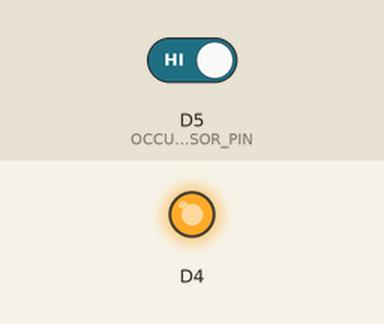
This sketch was run on a simulated ESP8266 (NodeMCU). Parts: output pins drawn as LEDs (lit = HIGH, except the on-board LED, lit = LOW). The inputs (shaded band) are chosen by the test bench; at power-on: D5 (OCCUPANCY_SENSOR_PIN) HIGH. WiFi joins after 1.5 s; servers stay silent unless stated; EEPROM starts erased; no MQTT or app messages arrive unless stated; what the sketch prints to the serial monitor is not drawn.

Above: at 0.1 s.
At 2.7 s:
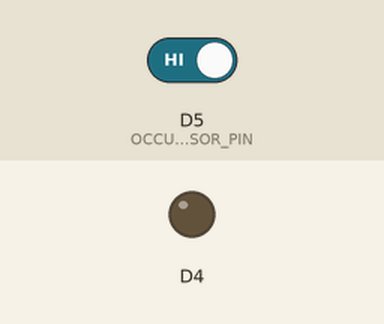
2.8 s: D5 (OCCUPANCY_SENSOR_PIN) driven LOW
4.3 s: D5 (OCCUPANCY_SENSOR_PIN) driven HIGH
Timing chart, 0 to 7.3 s (numbered marks = the images above; inputs shaded):
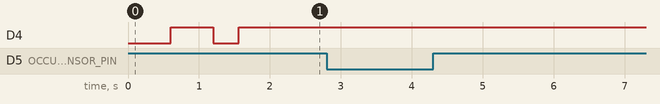

Measured:
- after the input at 2.8 s, every drawn part: stays the same
- after the input at 4.3 s, every drawn part: stays the same

The sketch:

ChairSensor.ino
```cpp
/*
  MQTT Binary Sensor - Occupancy sensor for Home-Assistant - NodeMCU (ESP8266)

  Libraries :
    - ESP8266 core for Arduino :  https://github.com/esp8266/Arduino
    - PubSubClient:               https://github.com/knolleary/pubsubclient
    - WiFiManager:                https://github.com/tzapu/WiFiManager
*/

#include <ESP8266WiFi.h>    // https://github.com/esp8266/Arduino
#include <WiFiManager.h>    // https://github.com/tzapu/WiFiManager
#include <PubSubClient.h>   // https://github.com/knolleary/pubsubclient/releases/tag/v2.6
#include <Ticker.h>
#include <EEPROM.h>
#include <ArduinoOTA.h>

#define               DEBUG                       // enable debugging
#define               STRUCT_CHAR_ARRAY_SIZE 24   // size of the arrays for MQTT username, password, etc.

// macros for debugging
#ifdef DEBUG
  #define             DEBUG_PRINT(x)    Serial.print(x)
  #define             DEBUG_PRINTLN(x)  Serial.println(x)
#else
  #define             DEBUG_PRINT(x)
  #define             DEBUG_PRINTLN(x)
#endif

// Pins used by the occupancy sensor and the push button
const PROGMEM uint8_t OCCUPANCY_SENSOR_PIN = D5;
const PROGMEM uint8_t BUILTINLED_PIN  = BUILTIN_LED;

// MQTT ID and topics
char                  MQTT_CLIENT_ID[7]                                           = {0};
char                  MQTT_BINARY_SENSOR_OCCUPANCY_STATE_TOPIC[STRUCT_CHAR_ARRAY_SIZE] = {0};
const char*           MQTT_ON_PAYLOAD                                             = "OFF";
const char*           MQTT_OFF_PAYLOAD                                            = "ON";

// MQTT settings
typedef struct {
  char                mqttUser[STRUCT_CHAR_ARRAY_SIZE]      = {0};
  char                mqttPassword[STRUCT_CHAR_ARRAY_SIZE]  = {0};
  char                mqttServer[STRUCT_CHAR_ARRAY_SIZE]    = {0};
  char                mqttPort[5]                           = {0};
} Settings;

uint8_t               occupancyState             = LOW;
uint8_t               currentOccupancyState      = occupancyState;

enum CMD {
  CMD_NOT_DEFINED,
  CMD_OCCUPANCY_STATE_CHANGED
};
volatile uint8_t cmd = CMD_NOT_DEFINED;

Settings      settings;
Ticker        ticker;
WiFiClient    wifiClient;
PubSubClient  mqttClient(wifiClient);


///////////////////////////////////////////////////////////////////////////
//   MQTT
///////////////////////////////////////////////////////////////////////////

/*
  Function called to publish the state of the occupancy sensor
*/
void publishOccupancyState() {
  if (occupancyState == HIGH) {
    if (mqttClient.publish(MQTT_BINARY_SENSOR_OCCUPANCY_STATE_TOPIC, MQTT_ON_PAYLOAD, true)) {
      DEBUG_PRINT(F("INFO: MQTT message publish succeeded. Topic: "));
      DEBUG_PRINT(MQTT_BINARY_SENSOR_OCCUPANCY_STATE_TOPIC);
      DEBUG_PRINT(F(". Payload: "));
      DEBUG_PRINTLN(MQTT_ON_PAYLOAD);
    } else {
      DEBUG_PRINTLN(F("ERROR: MQTT message publish failed, either connection lost, or message too large"));
    }
  } else {
    if (mqttClient.publish(MQTT_BINARY_SENSOR_OCCUPANCY_STATE_TOPIC, MQTT_OFF_PAYLOAD, true)) {
      DEBUG_PRINT(F("INFO: MQTT message publish succeeded. Topic: "));
      DEBUG_PRINT(MQTT_BINARY_SENSOR_OCCUPANCY_STATE_TOPIC);
      DEBUG_PRINT(F(". Payload: "));
      DEBUG_PRINTLN(MQTT_OFF_PAYLOAD);
    } else {
      DEBUG_PRINTLN(F("ERROR: MQTT message publish failed, either connection lost, or message too large"));
    }
  }
}

/*
  Function called to connect/reconnect to the MQTT broker
*/
void reconnect() {
  uint8_t i = 0;
  while (!mqttClient.connected()) {
    if (mqttClient.connect(MQTT_CLIENT_ID, settings.mqttUser, settings.mqttPassword)) {
      DEBUG_PRINTLN(F("INFO: The client is successfully connected to the MQTT broker"));
    } else {
      DEBUG_PRINTLN(F("ERROR: The connection to the MQTT broker failed"));
      DEBUG_PRINT(F("Username: "));
      DEBUG_PRINTLN(settings.mqttUser);
      DEBUG_PRINT(F("Password: "));
      DEBUG_PRINTLN(settings.mqttPassword);
      DEBUG_PRINT(F("Broker: "));
      DEBUG_PRINTLN(settings.mqttServer);
      delay(1000);
      if (i == 3) {
        reset();
      }
      i++;
    }
  }
}

///////////////////////////////////////////////////////////////////////////
//   WiFiManager
///////////////////////////////////////////////////////////////////////////
/*
  Function called to toggle the state of the LED
*/
void tick() {
  digitalWrite(BUILTIN_LED, !digitalRead(BUILTIN_LED));
}

// flag for saving data
bool shouldSaveConfig = false;

// callback notifying us of the need to save config
void saveConfigCallback () {
  shouldSaveConfig = true;
}

void configModeCallback (WiFiManager *myWiFiManager) {
  ticker.attach(0.2, tick);
}

///////////////////////////////////////////////////////////////////////////
//   ISR
///////////////////////////////////////////////////////////////////////////
/*
  Function called when the occupancy is opened/closed
*/
void occupancyStateChangedISR() {
  cmd = CMD_OCCUPANCY_STATE_CHANGED;
}

///////////////////////////////////////////////////////////////////////////
//   ESP
///////////////////////////////////////////////////////////////////////////
/*
  Function called to restart the switch
*/
void restart() {
  DEBUG_PRINTLN(F("INFO: Restart..."));
  ESP.reset();
  delay(1000);
}

/*
  Function called to reset the configuration of the switch
*/
void reset() {
  DEBUG_PRINTLN(F("INFO: Reset..."));
  WiFi.disconnect();
  delay(1000);
  ESP.reset();
  delay(1000);
}

///////////////////////////////////////////////////////////////////////////
//   Setup() and loop()
///////////////////////////////////////////////////////////////////////////
void setup() {
#ifdef DEBUG
  Serial.begin(115200);
#endif
  pinMode(OCCUPANCY_SENSOR_PIN,  INPUT_PULLUP);
  pinMode(BUILTIN_LED,      OUTPUT);

  attachInterrupt(digitalPinToInterrupt(OCCUPANCY_SENSOR_PIN), occupancyStateChangedISR,    CHANGE);

  ticker.attach(0.6, tick);

  sprintf(MQTT_CLIENT_ID, "%06X", ESP.getChipId());
  DEBUG_PRINT(F("INFO: MQTT client ID/Hostname: "));
  DEBUG_PRINTLN(MQTT_CLIENT_ID);

  sprintf(MQTT_BINARY_SENSOR_OCCUPANCY_STATE_TOPIC, "%06X/binary_sensor/occupancy/state", ESP.getChipId());
  DEBUG_PRINT(F("INFO: MQTT command topic: "));
  DEBUG_PRINTLN(MQTT_BINARY_SENSOR_OCCUPANCY_STATE_TOPIC);

  // load custom params
  EEPROM.begin(512);
  EEPROM.get(0, settings);
  EEPROM.end();

  WiFiManagerParameter custom_mqtt_user("mqtt-user", "MQTT User", settings.mqttUser, STRUCT_CHAR_ARRAY_SIZE);
  WiFiManagerParameter custom_mqtt_password("mqtt-password", "MQTT Password", settings.mqttPassword, STRUCT_CHAR_ARRAY_SIZE, "type = \"password\"");
  WiFiManagerParameter custom_mqtt_server("mqtt-server", "MQTT Broker IP", settings.mqttServer, STRUCT_CHAR_ARRAY_SIZE);
  WiFiManagerParameter custom_mqtt_port("mqtt-port", "MQTT Broker Port", settings.mqttPort, 5);

  WiFiManager wifiManager;

  wifiManager.addParameter(&custom_mqtt_user);
  wifiManager.addParameter(&custom_mqtt_password);
  wifiManager.addParameter(&custom_mqtt_server);
  wifiManager.addParameter(&custom_mqtt_port);

  wifiManager.setAPCallback(configModeCallback);
  wifiManager.setConfigPortalTimeout(180);
  // set config save notify callback
  wifiManager.setSaveConfigCallback(saveConfigCallback);

  if (!wifiManager.autoConnect(MQTT_CLIENT_ID)) {
    ESP.reset();
    delay(1000);
  }

  if (shouldSaveConfig) {
    strcpy(settings.mqttServer,   custom_mqtt_server.getValue());
    strcpy(settings.mqttPort,     custom_mqtt_port.getValue());
    strcpy(settings.mqttUser,     custom_mqtt_user.getValue());
    strcpy(settings.mqttPassword, custom_mqtt_password.getValue());

    EEPROM.begin(512);
    EEPROM.put(0, settings);
    EEPROM.end();
  }

  // configure MQTT
  mqttClient.setServer(settings.mqttServer, atoi(settings.mqttPort));

  // connect to the MQTT broker
  reconnect();

  ArduinoOTA.setHostname(MQTT_CLIENT_ID);
  ArduinoOTA.begin();

  ticker.detach();

  occupancyState = digitalRead(OCCUPANCY_SENSOR_PIN);
  digitalWrite(BUILTIN_LED, HIGH);

  publishOccupancyState();
}

void loop() {
  ArduinoOTA.handle();

  yield();

  // keep the MQTT client connected to the broker
  if (!mqttClient.connected()) {
    reconnect();
  }
  mqttClient.loop();

  yield();

  switch (cmd) {
    case CMD_NOT_DEFINED:
      // do nothing ...
      break;
    case CMD_OCCUPANCY_STATE_CHANGED:
      currentOccupancyState = digitalRead(OCCUPANCY_SENSOR_PIN);
      if (occupancyState != currentOccupancyState) {
        if (currentOccupancyState == HIGH) {
          DEBUG_PRINTLN(F("INFO: Occupancy opened"));
        } else {
          DEBUG_PRINTLN(F("INFO: Occupancy closed"));
        }
        occupancyState = currentOccupancyState;
      }
      publishOccupancyState();
      cmd = CMD_NOT_DEFINED;
      break;
  }
}
```
